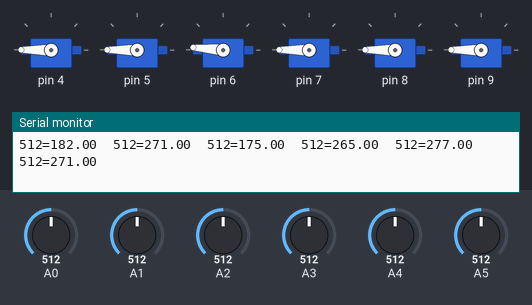
Simulated run of this sketch. Board: Arduino Uno, built with avr-gcc and run on an emulated ATmega328P. Parts: 6 × servo, the last lines printed to the serial monitor. The inputs (shaded band) are chosen by the test bench; at power-on: A2 = 512, A0 = 512, A1 = 512, A3 = 512, A4 = 512, A5 = 512.

Above: at 1.2 s.
1.3 s: A2 set to 716
At 2.5 s:
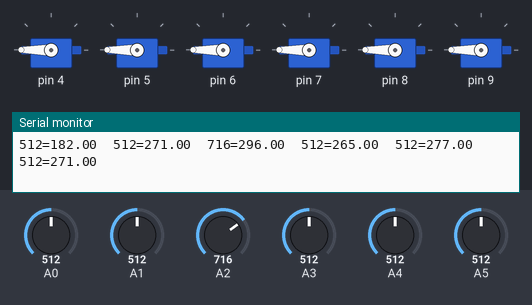
2.8 s: A0 set to 306
At 3.8 s:
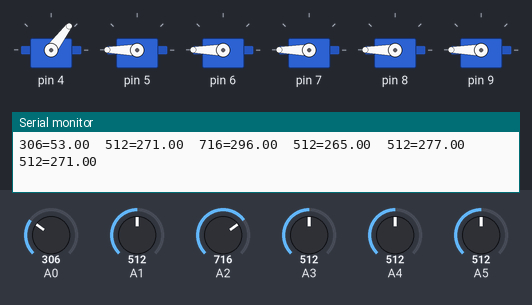
4.3 s: A1 set to 30
At 4.6 s:
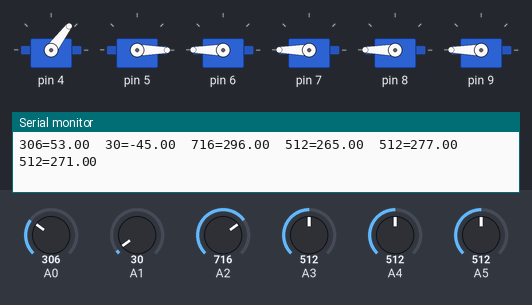
5.8 s: A3 set to 30
At 7.0 s:
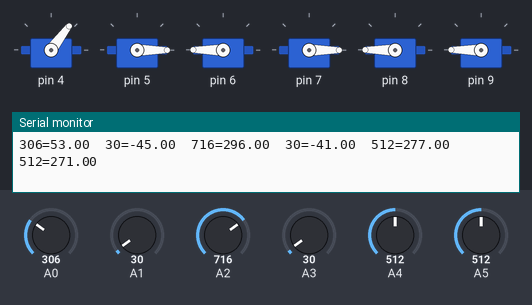
7.3 s: A4 set to 30
At 8.2 s:
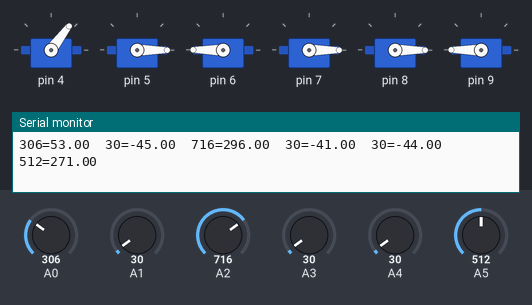
8.8 s: A5 set to 30
At 9.3 s:
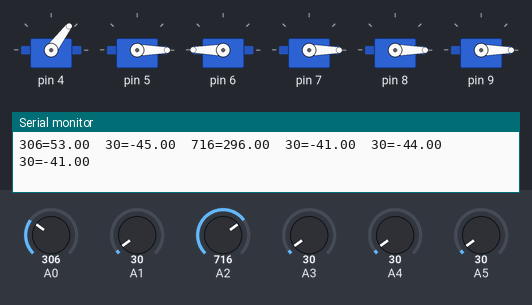
Timing chart, 0 to 11.3 s (numbered marks = the images above; inputs shaded):
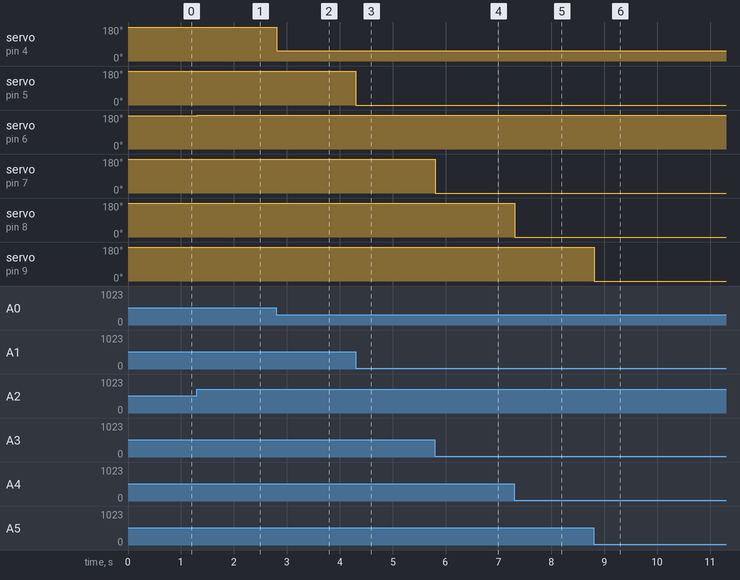

The sketch:

arduino.ino
```cpp
#include <Servo.h>

// minimum/maximum values read via serial.  customized per-servo.
// these numbers were tested on a 5v3a power supply and may change with a 5v4a supply.
int floors  [6] = { 237, 115, 231, 111, 112, 109 };
int ceilings[6] = { 492, 358, 502, 362, 351, 356 };

Servo a[6];

void setup() {
  a[0].attach(4);
  a[1].attach(5);
  a[2].attach(6);
  a[3].attach(7);
  a[4].attach(8);
  a[5].attach(9);

  Serial.begin(57600);
  Serial.println("\n** BEGIN **");
}

void loop() {
  for(int i=0;i<6;++i) {
    int j = analogRead(i);
    float f = map(j,floors[i],ceilings[i],10,170);
    //float f = (float)j * 180.0/1024.0;
    Serial.print(j);
    Serial.print('=');
    Serial.print(f);
    Serial.print('\t');
    a[i].write(f);
  }
  Serial.print("\n");

  delay(5);
}
```

Measured:
- after the input at 1.3 s, servo on pin 6: 175° → 180° at once
- after the input at 2.8 s, servo on pin 4: 180° → 53° at once
- after the input at 4.3 s, servo on pin 5: 180° → 0° at once
- after the input at 5.8 s, servo on pin 7: 180° → 0° at once
- after the input at 7.3 s, servo on pin 8: 180° → 0° at once
- after the input at 8.8 s, servo on pin 9: 180° → 0° at once
